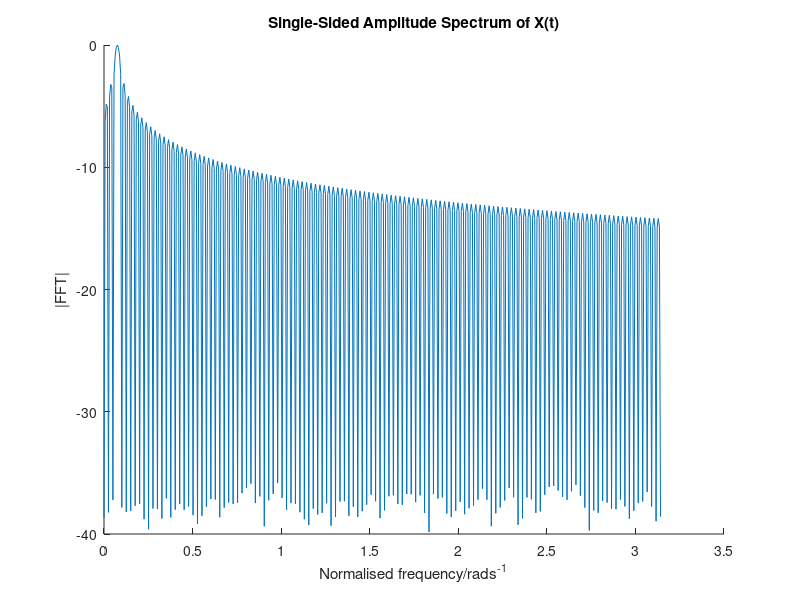

Write the MATLAB code that produced this figure.
clc; clear all;

% Specify parameters
Fs = 10e3;
T = 1/Fs;
L = 1000;
t = (0:L-1)*T;
i = 1;
windows = {'rectwin','hann', 'hamming', 'triang'};

% Generate Signal
t = (0:L-1)*T;
S = sin(2*pi*60*t);
N = randn(1,length(S));

% Normalised freq
f = Fs*(0:(L/2))/L;
f_norm = f*2*pi/Fs;

% Window signal
W = window(str2func(windows{4}),length(S));
X = W'.*S; %+N;
X = [X,zeros(1,1e3)];

% Compute one sided fft
Y = fft(X);
P1 = Y(1:L/2+1);
P1 = abs(P1)/max(abs(P1));
P1 = log(P1);
data{i} = P1;

% Plot fft
hold on;
plot(f_norm,P1)
title('Single-Sided Amplitude Spectrum of X(t)')
xlabel('Normalised frequency/rads^{-1}')
ylabel('|FFT|')